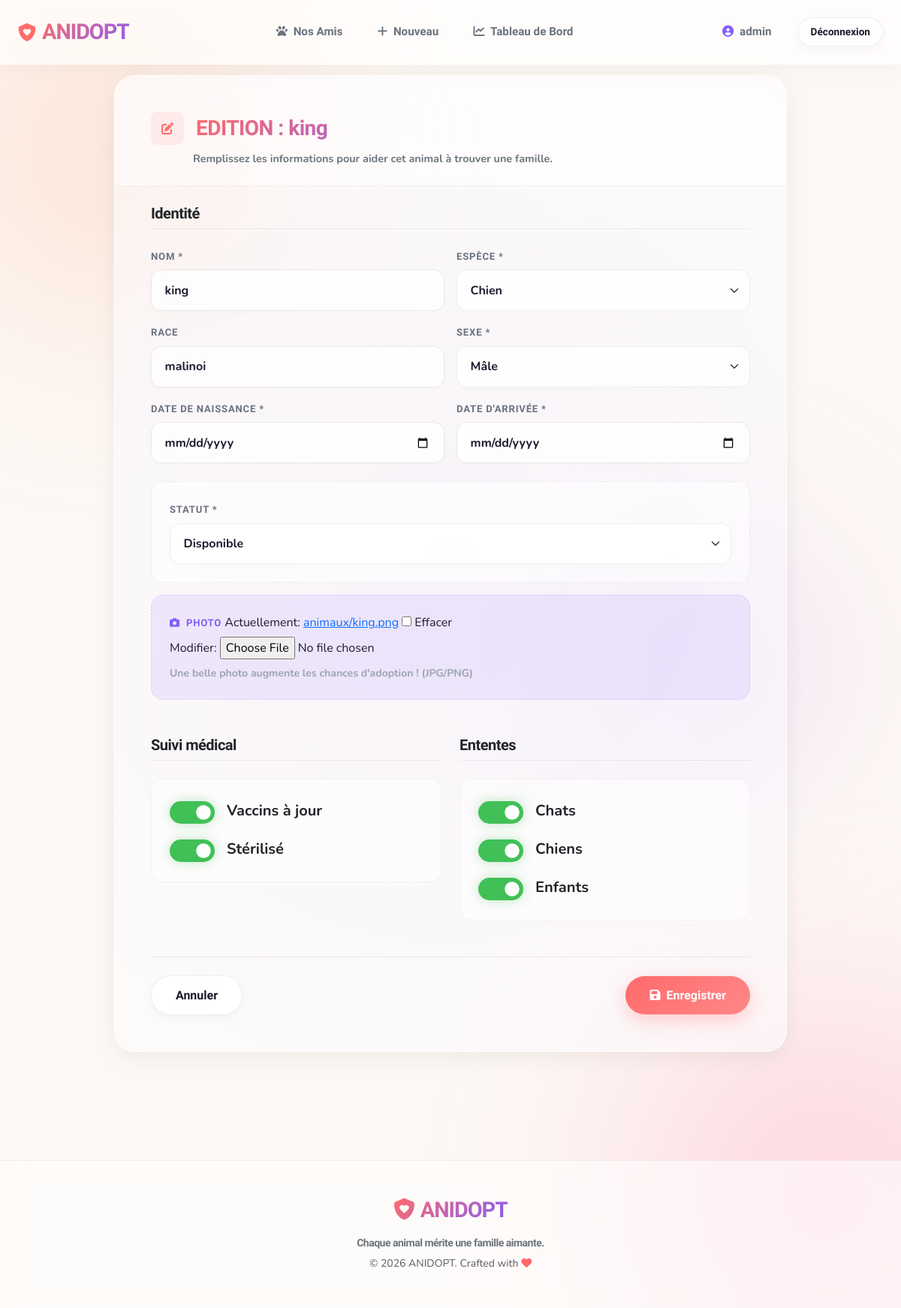
Screenshot of /animal/1/modifier/ (signed in) with the database file from the repository.
### refuge/models.py (models this page shows, shortened)
class Animal(models.Model):
    STATUT_CHOICES = [
        ('Disponible', 'Disponible'),
        ('En soin', 'En soin'),
        ('Adopté', 'Adopté'),
        ('En famille d\'accueil', 'En famille d\'accueil'),
    ]
    SEXE_CHOICES = [
        ('M', 'Mâle'),
        ('F', 'Femelle'),
    ]
    nom = models.CharField(max_length=100, verbose_name="Nom de l'animal")
    espece = models.ForeignKey(Espece, on_delete=models.CASCADE, related_name='animaux', verbose_name="Espèce")
    race = models.CharField(max_length=100, blank=True, verbose_name="Race")
    sexe = models.CharField(max_length=1, choices=SEXE_CHOICES, default='M', verbose_name="Sexe")
    date_naissance_estimee = models.DateField(verbose_name="Date de naissance estimée")
    photo = models.ImageField(upload_to='animaux/', blank=True, null=True, verbose_name="Photo de l'animal")
    vaccine = models.BooleanField(default=False, verbose_name="Vacciné")
    sterilise = models.BooleanField(default=False, verbose_name="Stérilisé")
    compatibilite_chats = models.BooleanField(default=False, verbose_name="Entente Chats")
    compatibilite_chiens = models.BooleanField(default=False, verbose_name="Entente Chiens")
    compatibilite_enfants = models.BooleanField(default=False, verbose_name="Entente Enfants")
    statut = models.CharField(max_length=50, choices=STATUT_CHOICES, default='Disponible', verbose_name="Statut")
    date_arrivee = models.DateField(default=timezone.now, verbose_name="Date d'arrivée")
    class Meta:
        verbose_name_plural = "Animaux"

### refuge/views.py (the view)
# urls.py: path('animal/<int:pk>/modifier/', views.animal_update, name='animal_update'),
@login_required
def animal_update(request, pk):
    animal = get_object_or_404(Animal, pk=pk)
    if request.method == 'POST':
        form = AnimalForm(request.POST, request.FILES, instance=animal)
        if form.is_valid():
            form.save()
            messages.success(request, f"Les données de {animal.nom} ont été mises à jour.")
            return redirect('animal_detail', pk=animal.pk)
    else:
        form = AnimalForm(instance=animal)
    return render(request, 'refuge/animal_form.html', {'form': form, 'title': f'EDITION : {animal.nom}'})

### refuge/forms.py
class AnimalForm(forms.ModelForm):
    class Meta:
        model = Animal
        fields = '__all__'
        widgets = {
            'nom': forms.TextInput(attrs={'class': 'form-control'}),
            'espece': forms.Select(attrs={'class': 'form-select'}),
            'race': forms.TextInput(attrs={'class': 'form-control'}),
            'sexe': forms.Select(attrs={'class': 'form-select'}),
            'date_naissance_estimee': forms.DateInput(attrs={'type': 'date', 'class': 'form-control'}),
            'vaccine': forms.CheckboxInput(attrs={'class': 'form-check-input'}),
            'sterilise': forms.CheckboxInput(attrs={'class': 'form-check-input'}),
            'compatibilite_chats': forms.CheckboxInput(attrs={'class': 'form-check-input'}),
            'compatibilite_chiens': forms.CheckboxInput(attrs={'class': 'form-check-input'}),
            'compatibilite_enfants': forms.CheckboxInput(attrs={'class': 'form-check-input'}),
            'statut': forms.Select(attrs={'class': 'form-select'}),
            'date_arrivee': forms.DateInput(attrs={'type': 'date', 'class': 'form-control'}),
        }

### refuge/models.py (called while the page is built)
    def __str__(self):
        return self.nom_espece

### refuge/templates/refuge/animal_form.html (shortened to what this page needs)
{% extends 'refuge/base.html' %}
{% block content %}
<div class="row justify-content-center reveal">
    <div class="col-lg-10">
        <div class="glass-panel p-0 overflow-hidden mb-5 position-relative">
            <div style="position: relative; z-index: 1;">
            <div class="p-5 pb-4" style="background: rgba(255,255,255,0.4); border-bottom: 1.5px solid rgba(0,0,0,0.04);">
                <div class="d-flex align-items-center mb-2">
                    <div class="d-flex align-items-center justify-content-center rounded-3 me-3" style="width: 44px; height: 44px; background: var(--primary-light);">
                        <i class="fa-solid fa-pen-to-square" style="color: var(--primary);"></i>
                    </div>
                    <h1 class="fs-3 text-dark mb-0 tech-font fw-black" style="background: linear-gradient(135deg, var(--primary), var(--accent)); background-size: 200% auto; -webkit-background-clip: text; -webkit-text-fill-color: transparent; animation: shine 5s linear infinite;">{{ title }}</h1>
                </div>
                <p class="text-secondary fw-bold mt-2 mb-0 ms-5 ps-2" style="font-size: 0.9rem;">Remplissez les informations pour aider cet animal à trouver une famille.</p>
            </div>
            <div class="p-5 pt-4">
                <form method="post" enctype="multipart/form-data">
                    <div class="mb-5">
                        <h5 class="text-dark mb-4 pb-2 tech-font" style="border-bottom: 1.5px solid rgba(0,0,0,0.06);">Identité</h5>
                        <div class="row g-3">
                            <div class="col-md-6">
                                <label class="form-label">Nom *</label>
                                {{ form.nom }}
                            </div>
                            <div class="col-md-6">
                                <label class="form-label">Espèce *</label>
                                {{ form.espece }}
                            </div>
                            <div class="col-md-6">
                                <label class="form-label">Race</label>
                                {{ form.race }}
                            </div>
                            <div class="col-md-6">
                                <label class="form-label">Sexe *</label>
                                {{ form.sexe }}
                            </div>
                            <div class="col-md-6">
                                <label class="form-label">Date de naissance *</label>
                                {{ form.date_naissance_estimee }}
                            </div>
                            <div class="col-md-6">
                                <label class="form-label">Date d'arrivée *</label>
                                {{ form.date_arrivee }}
                            </div>
                            <div class="col-12">
                                <div class="p-4 rounded-4 mt-2" style="background: rgba(255,255,255,0.5); border: 1.5px dashed rgba(0,0,0,0.08);">
                                    <label class="form-label" style="color: var(--text-secondary);">Statut *</label>
                                    {{ form.statut }}
                                </div>
                            </div>
                            <div class="col-12">
                                <div class="p-4 rounded-4" style="background: var(--accent-light); border: 1.5px dashed rgba(132,94,247,0.2);">
                                    <label class="form-label" style="color: var(--accent);"><i class="fa-solid fa-camera me-2"></i>Photo</label>
                                    {{ form.photo }}
                                    <div class="small mt-2 fw-bold" style="color: var(--text-muted);">Une belle photo augmente les chances d'adoption ! (JPG/PNG)</div>
                                </div>
                            </div>
                        </div>
                    </div>
                    <div class="row g-4">
                        <div class="col-md-6">
                            <h5 class="text-dark mb-4 pb-2 tech-font" style="border-bottom: 1.5px solid rgba(0,0,0,0.06);">Suivi médical</h5>
                            <div class="p-4 rounded-4" style="background: rgba(255,255,255,0.5); border: 1.5px solid rgba(0,0,0,0.04);">
                                <div class="form-check form-switch fs-5 mb-3 d-flex align-items-center">
                                    {{ form.vaccine }}
                                    <label class="form-check-label ms-3 fw-bold text-dark" for="{{ form.vaccine.id_for_label }}">Vaccins à jour</label>
                                </div>
                                <div class="form-check form-switch fs-5 d-flex align-items-center">
                                    {{ form.sterilise }}
                                    <label class="form-check-label ms-3 fw-bold text-dark" for="{{ form.sterilise.id_for_label }}">Stérilisé</label>
                                </div>
                            </div>
                        </div>
                        <div class="col-md-6">
                            <h5 class="text-dark mb-4 pb-2 tech-font" style="border-bottom: 1.5px solid rgba(0,0,0,0.06);">Ententes</h5>
                            <div class="p-4 rounded-4" style="background: rgba(255,255,255,0.5); border: 1.5px solid rgba(0,0,0,0.04);">
                                <div class="form-check form-switch fs-5 mb-3 d-flex align-items-center">
                                    {{ form.compatibilite_chats }}
                                    <label class="form-check-label ms-3 fw-bold text-dark" for="{{ form.compatibilite_chats.id_for_label }}">Chats</label>
                                </div>
                                <div class="form-check form-switch fs-5 mb-3 d-flex align-items-center">
                                    {{ form.compatibilite_chiens }}
                                    <label class="form-check-label ms-3 fw-bold text-dark" for="{{ form.compatibilite_chiens.id_for_label }}">Chiens</label>
                                </div>
                                <div class="form-check form-switch fs-5 d-flex align-items-center">
                                    {{ form.compatibilite_enfants }}
                                    <label class="form-check-label ms-3 fw-bold text-dark" for="{{ form.compatibilite_enfants.id_for_label }}">Enfants</label>
                                </div>
                            </div>
                        </div>
                    </div>
                    <div class="d-flex justify-content-between align-items-center mt-5 pt-4" style="border-top: 1.5px solid rgba(0,0,0,0.06);">
                        <a href="javascript:history.back()" class="btn btn-outline-supreme">Annuler</a>
                        <button type="submit" class="btn btn-supreme"><i class="fa-solid fa-floppy-disk me-2"></i>Enregistrer</button>
                    </div>
                </form>
            </div>
            </div>
        </div>
    </div>
</div>
{% endblock content %}

### refuge/templates/refuge/base.html (shortened to what this page needs)
{% load static %}
<!DOCTYPE html>
<html lang="fr" data-bs-theme="light">
<head>
    <link href="https://cdn.jsdelivr.net/npm/bootstrap@5.3.0/dist/css/bootstrap.min.css" rel="stylesheet">
    <link rel="stylesheet" href="https://cdnjs.cloudflare.com/ajax/libs/font-awesome/6.4.0/css/all.min.css">
    <link rel="stylesheet" href="{% static 'css/style.css' %}">
</head>
<body>
    <div class="glow-orb orb-1"></div>
    <div class="glow-orb orb-2"></div>
    <div class="glow-orb orb-3"></div>
    <nav class="navbar navbar-expand-md fixed-top navbar-supreme">
        <div class="container-fluid px-4 py-2">
            <a class="navbar-brand d-flex align-items-center" href="{% url 'animal_list' %}">
                <i class="fa-solid fa-shield-heart me-2 fs-4" style="color: var(--primary);"></i>
                <span class="brand-text">ANIDOPT</span>
            </a>
            <div class="collapse navbar-collapse" id="navbarCollapse">
                <ul class="navbar-nav mx-auto mb-2 mb-md-0">
                    <li class="nav-item mx-1">
                        <a class="nav-link" href="{% url 'animal_list' %}"><i class="fa-solid fa-paw me-1"></i> Nos
                            Amis</a>
                    </li>
                    {% if user.is_authenticated %}
                    <li class="nav-item mx-1">
                        <a class="nav-link" href="{% url 'animal_create' %}"><i class="fa-solid fa-plus me-1"></i>
                            Nouveau</a>
                    </li>
                    <li class="nav-item mx-1">
                        <a class="nav-link" href="{% url 'dashboard' %}"><i class="fa-solid fa-chart-line me-1"></i>
                            Tableau de Bord</a>
                    </li>
                    {% endif %}
                </ul>
                <ul class="navbar-nav mb-2 mb-md-0 align-items-center">
                    {% if user.is_authenticated %}
                    <li class="nav-item me-3">
                        <span class="nav-link"><i class="fa-solid fa-circle-user me-1"
                                style="color: var(--accent);"></i> {{ user.username }}</span>
                    </li>
                    <li class="nav-item">
                        <form method="post" action="{% url 'logout' %}" class="d-inline">
                            <button type="submit" class="btn btn-outline-supreme py-2 px-3"
                                style="font-size: 0.85rem;">Déconnexion</button>
                        </form>
                    </li>
                    {% else %}
                    <li class="nav-item">
                        <a class="btn btn-supreme py-2 px-4" href="{% url 'login' %}"><i
                                class="fa-solid fa-lock me-2"></i>Espace Bénévole</a>
                    </li>
                    {% endif %}
                </ul>
            </div>
        </div>
    </nav>
    <main class="container-fluid px-4 px-lg-5 pb-5">
        <div class="container-xl">
            {% block content %}
            {% endblock content %}
        </div>
    </main>
    <footer class="mt-5 py-5" style="background: var(--bg-glass); backdrop-filter: blur(14px);">
        <div class="container text-center">
            <h4 class="mb-3 brand-text d-inline-block">
                <i class="fa-solid fa-shield-heart me-2" style="color: var(--primary);"></i>ANIDOPT
            </h4>
            <p class="text-secondary mb-1 tech-font small">Chaque animal mérite une famille aimante.</p>
            <span class="text-muted small">© 2026 ANIDOPT. Crafted with <i class="fa-solid fa-heart"
                    style="color: var(--primary);"></i></span>
        </div>
    </footer>
</body>
</html>

### rows the page displays
Animal: nom "king", espece "Chien", race "malinoi", sexe "Mâle", statut "Disponible", vaccine "☑", sterilise "☑", compatibilite_chats "☑", compatibilite_chiens "☑", compatibilite_enfants "☑"

### other values shown
{{ user.username }} "admin"
{{ title }} "EDITION : king"
